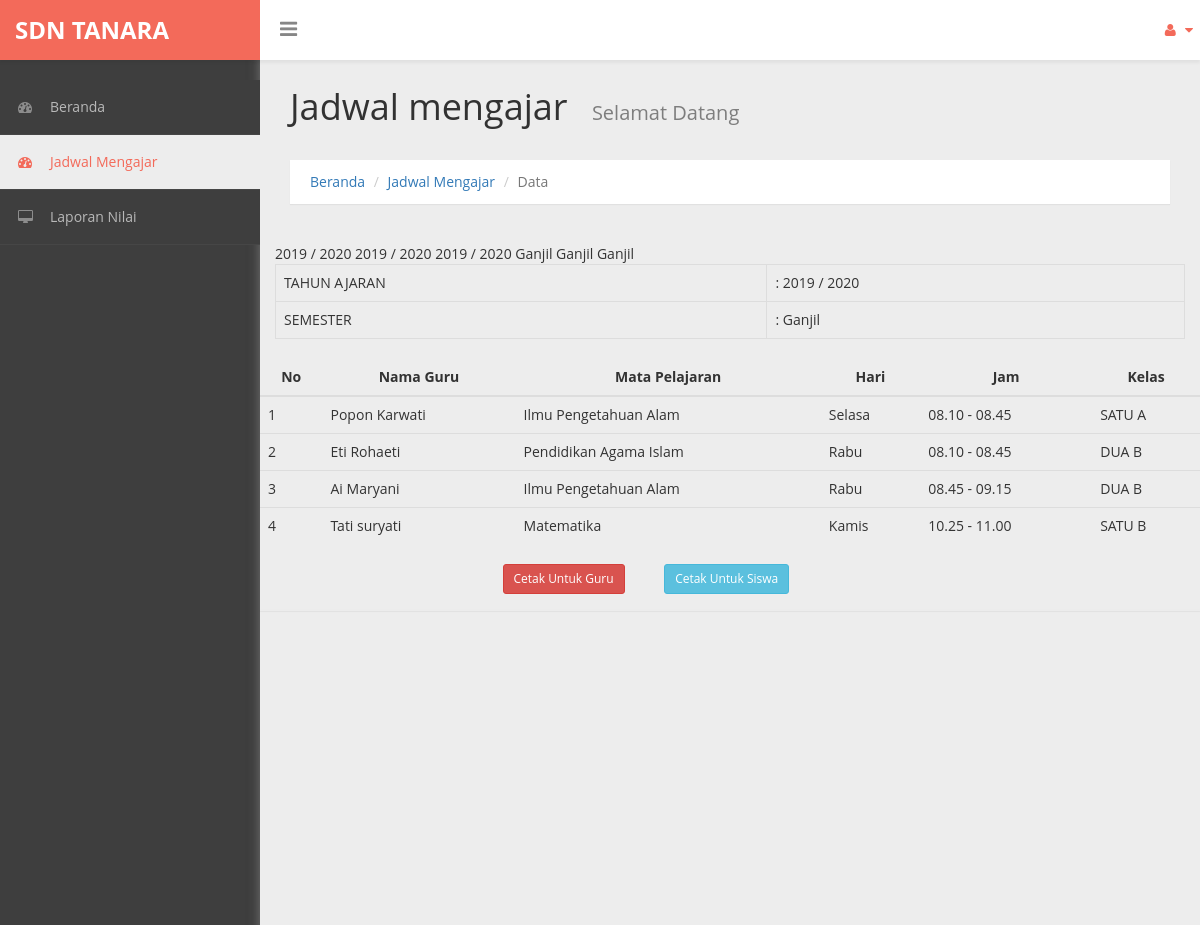
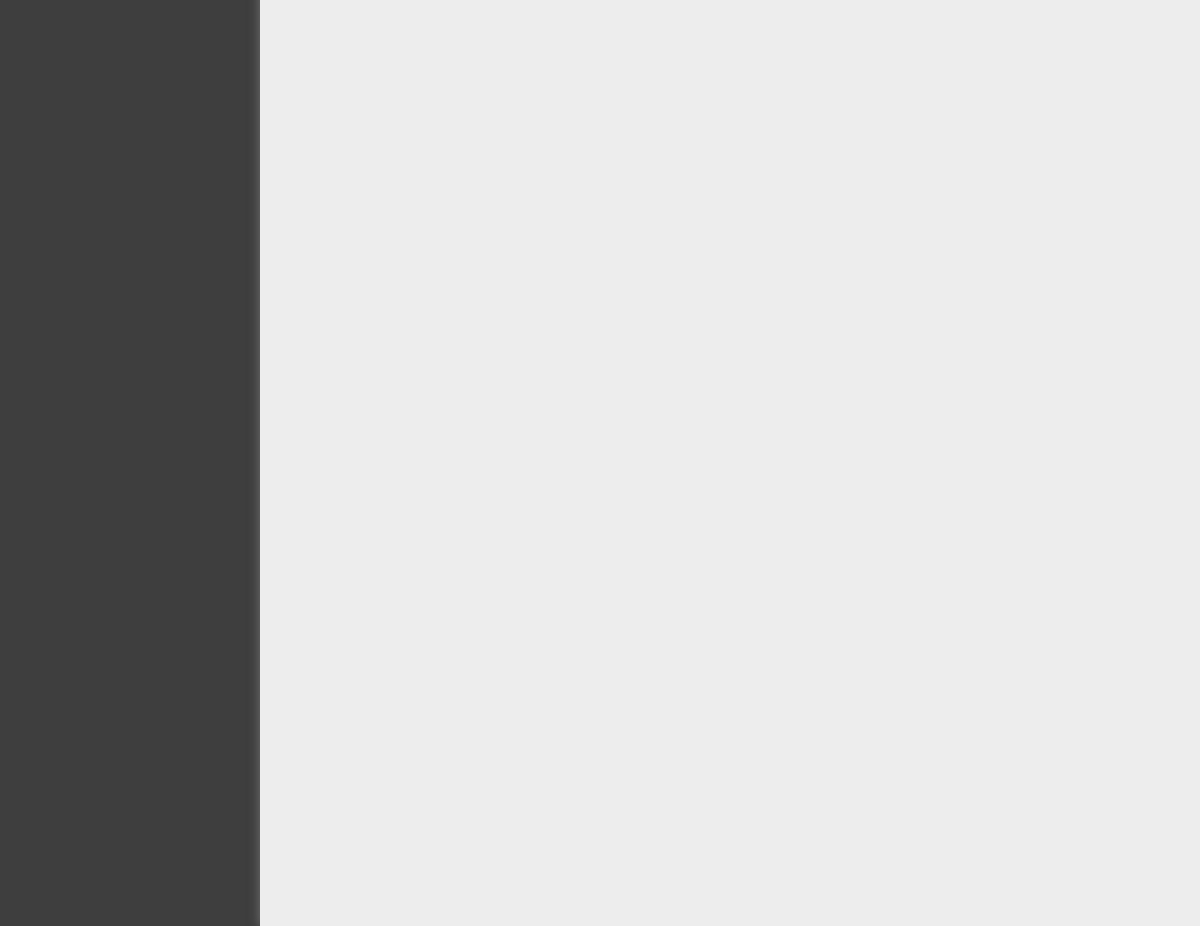
/guru/mengajar.php (signed in), run on the app's committed database (2 pictures, top to bottom).
### tables this page shows
CREATE TABLE `ruang` (
  `kd_ruang` varchar(6) NOT NULL,
  `nama_ruang` varchar(20) NOT NULL,
  `nip` varchar(32) NOT NULL,
  `thnajar` varchar(20) NOT NULL
);

CREATE TABLE `jadwal` (
  `id_jadwal` int(11) NOT NULL,
  `nip` varchar(32) NOT NULL,
  `kd_mapel` varchar(4) NOT NULL,
  `hari` varchar(20) NOT NULL,
  `jam` varchar(20) NOT NULL,
  `kd_ruang` varchar(6) NOT NULL,
  `smt` enum('Ganjil','Genap') NOT NULL
);

CREATE TABLE `guru` (
  `nip` varchar(32) NOT NULL,
  `nama_guru` varchar(30) NOT NULL,
  `tempatlhr` varchar(20) NOT NULL,
  `tgllahir` date NOT NULL,
  `alamat` text NOT NULL,
  `gender` enum('LAKI-LAKI','PEREMPUAN') NOT NULL,
  `agama` enum('ISLAM','KRISTEN','BUDHA','HINDU','KHONG HU CHU') NOT NULL,
  `nope` varchar(13) NOT NULL,
  `mapel` varchar(30) NOT NULL
);

CREATE TABLE `mapel` (
  `kd_mapel` varchar(4) NOT NULL,
  `nama_mapel` varchar(30) NOT NULL,
  `kkm` varchar(5) NOT NULL
);

### guru/mengajar.php (the view, shortened to what this page needs)
 <?php
    if ((isset($_SESSION['level'])) and $_SESSION['level'] == 'guru') {
?>
<!DOCTYPE html>
<head>
    <link href="../assets/css/bootstrap.css" rel="stylesheet" />
    <link href="../assets/css/font-awesome.css" rel="stylesheet" />
    <link href="../assets/js/morris/morris-0.4.3.min.css" rel="stylesheet" />
    <link href="../assets/css/custom-styles.css" rel="stylesheet" />
    <link rel="stylesheet" href="../assets/js/Lightweight-Chart/cssCharts.css">
</head>
<body>
    <div id="wrapper">
        <nav class="navbar navbar-default top-navbar" role="navigation">
            <div class="navbar-header">
                <a class="navbar-brand" href="index.php"><strong>SDN TANARA</strong></a>
              <div id="sideNav" href="">
                  <i class="fa fa-bars icon"></i>
               </div>
            </div>
            <ul class="nav navbar-top-links navbar-right">
                <li class="dropdown">
                    <a class="dropdown-toggle" data-toggle="dropdown" href="#" aria-expanded="false">
                        <i class="fa fa-user fa-fw"></i> <i class="fa fa-caret-down"></i>
                    </a>
                </li>
            </ul>
        </nav>
         <nav class="navbar-default navbar-side" role="navigation">
            <div class="sidebar-collapse">
                <ul class="nav" id="main-menu">
                    <li>
                        <a href="index.php"><i class="fa fa-dashboard"></i>Beranda</a>
                    </li>
                    <li>
                        <a href="mengajar.php" class="active-menu"><i class="fa fa-dashboard"></i>Jadwal Mengajar</a>
                    </li>
                    <li>
                        <a href="nilai.php"><i class="fa fa-desktop"></i>Laporan Nilai</a>
                    </li>
                </ul>
            </div>
        </nav>
        <div id="page-wrapper">
          <div class="header">
            <h1 class="page-header">
                Jadwal mengajar <small>Selamat Datang</small>
            </h1>
            <ol class="breadcrumb">
                <li><a href="index.php">Beranda</a></li>
                <li><a href="mengajar.php">Jadwal Mengajar</a></li>
                <li class="active">Data</li>
            </ol>
        </div>
        <div class="col-md-12">
            <table class="table table-bordered"><br>
                <tr>
                    <td>TAHUN AJARAN </td>
                    <td> :
                        <?php
                        include '../koneksi.php';
                            $data = mysqli_query($koneksi, "SELECT * FROM ruang");
                            while($d = mysqli_fetch_array($data)) {
                        ?>
                       <?php echo $d['thnajar']?>
                    </td>
                </tr>
                <?php } ?>
                <tr>
                    <td>SEMESTER </td>
                    <td> :
                        <?php
                        include '../koneksi.php';
                            $data = mysqli_query($koneksi, "SELECT * FROM jadwal");
                            while($d = mysqli_fetch_array($data)) {
                        ?>
                       <?php echo $d['smt']?>
                    </td>
                </tr>
                <?php } ?>
            </table>
        </div>
<div class="box box-success">
        <form action="aksi_jadwal.php" method="POST" class="form-horizontal">
            <div class="box-header with-border">
               <table class="table" id="datatables"><thead>
                <tr>
                    <th><center>No</center></th>
                    <th><center>Nama Guru</center></th>
                    <th><center>Mata Pelajaran</center></th>
                    <th><center>Hari</center></th>
                    <th><center>Jam</center></th>
                    <th><center>Kelas</center></th>
                </tr></thead>
            <tbody>
                    <?php
                    include '../koneksi.php';
                    $data=mysqli_query($koneksi,"SELECT * from jadwal
                        INNER JOIN guru ON jadwal.nip = guru.nip
                        INNER JOIN mapel ON jadwal.kd_mapel = mapel.kd_mapel
                        INNER JOIN ruang ON jadwal.kd_ruang = ruang.kd_ruang");
                    $i=0;
                    while($d=mysqli_fetch_array($data)){
                        $i++;
                    ?>
                    <tr>
                        <td><?php echo $i?></td>
                        <td><?php echo $d['nama_guru']?></td>
                        <td><?php echo $d['nama_mapel']?></td>
                        <td><?php echo $d['hari']?></td>
                        <td><?php echo $d['jam']?></td>
                        <td><?php echo $d['nama_ruang']?></td>
                    </tr>
<?php } ?>
            </tbody>
               </table>
            </div>
            <div class="form-group">
                <label class="control-label col-md-3 col-sm-3 col-xs-12" for="form-field-1">
                </label>
                <div class="col-sm-2">
                   <a class="btn btn-danger btn-sm" href="cetak_ngajar.php?id_jadwal=<?php echo $d['id_jadwal'];?>">Cetak Untuk Guru</a>
                </div>
                <div class="col-sm-2">
                    <a class="btn btn-info btn-sm" href="cetak_jadwal.php?id_jadwal=<?php echo $d['id_jadwal'];?>">Cetak Untuk Siswa</a>
                </div>
            </div>
         </form>
    </div>
    <div class="panel panel-default">
    </div>
         <div class="footer clearfix">
            <div id="page-inner">
            </div>
        </div>
</body>
</html>
<?php } else {
    header("location:../login.php?pesan=belum_login");
} ?>

### assets/css/custom-styles.css (style rules this page uses)
body { font-family: 'Open Sans', sans-serif; background: #3E3E3E; }
#wrapper { width: 100%; }
#page-wrapper { padding: 15px 15px; min-height: 600px; background: #EDEDED; }
#page-inner { width:100%; margin:10px 20px 10px 0px; background-color:transparent; padding: 15px 30px; min-height:1200px; }
h1, .h1, h2, .h2, h3, .h3 { margin-top: 7px; margin-bottom: -5px; }
.navbar-side { z-index: 0; }
.panel { border-radius:0px; }
.navbar-side .nav > li > a > i { color: #8C8C8C;padding: 8px;width: 30px;text-align: center; }
.top-navbar { position: fixed; width: 100%; z-index: 300; -webkit-box-shadow: 0 3px 3px rgba(0, 0, 0, 0.05); -moz-box-shadow: 0 3px 3px rgba(0, 0, 0, 0.05); box-shadow: 0 3px 3px rgba(0, 0, 0, 0.05); }
.navbar-side { z-index: 1; position: fixed; width: 260px; top: 80px; }
#page-wrapper { position: relative; top: 55px; box-shadow: 0 0 10px #757575; -moz-box-shadow: 0 0 10px #757575; -webkit-box-shadow: 0 0 10px #757575; }
.breadcrumb { padding: 12px 10px 12px 20px; margin-bottom: 20px; list-style: none; border-radius: 0; -webkit-box-shadow: 0 1px 1px rgba(0,0,0,.05); box-shadow: 0 1px 1px rgba(0,0,0,.05);background: #fff; }
.page-header { margin: 0;border-bottom: 1px solid transparent;text-align: left;background-color: rgb(237, 237, 237);padding: 32px 22px 32px 0;color: #323232; }
.panel-default { border-color: #ECECEC; }
.header { margin: 0 30px; }
h1.page-header small { color: #7E7E7E; margin-left: 15px; font-size: 20px; }
i.fa.fa-bars { font-size: 20px; margin: 12px 0 0; }
.top-navbar { margin:0px; }
.top-navbar .navbar-brand { color: #fff;width: 260px;text-align: left;height: 60px;font-size: 24px;font-weight: 700;line-height: 30px;background: #F36A5A; }
.top-navbar .nav > li { position: relative; display: inline-block; margin: 0px; padding: 0px; }
.top-navbar .nav > li > a { position: relative; display: block; padding: 20px;color: #FFFFFF; margin: 0px; }
.active-menu, .active-menu i { background-color: #EDEDED !important; color: #F36A5A !important; }
.active-menu i { color: #F36A5A !important; }
.sidebar-collapse , .sidebar-collapse .nav { background:none; }
.sidebar-collapse .nav { padding:0; }
.sidebar-collapse .nav > li > a { color: #B8B8B8; background:transparent; text-shadow:none; font-size: 14px; }
.sidebar-collapse > .nav > li > a { padding: 12px 10px; }
.sidebar-collapse > .nav > li { border-bottom: 1px solid rgba(107, 108, 109, 0.19); }
.navbar-side { border:none; background: #3E3E3E; }
.top-navbar { background: #FFFFFF; border-bottom:none; }
.top-navbar .nav > li > a > i { margin-right: 2px; }
.navbar-default { border:0px solid black; }
.navbar-header { background: transparent; }
.nav > li > a > i { margin-right:10px; color: rgb(243, 106, 90); }
#sideNav { float: left; left: 0; z-index: 3; color: #868686; cursor:pointer; border-radius: 0; width: 14px; font-size: 48px; line-height: 0; margin: 7px 0 0 20px; }
@media (min-width:768px) { #page-wrapper { margin: 0 0 0 260px; padding: 0; min-height: 1200px; } }
@media (min-width:768px) { .navbar-side { width: 260px; z-index: 1; } }
@media (min-width:768px) { .navbar { border-radius: 0px; } }

### data on the page
ruang: thnajar "2019 / 2020"
jadwal: smt "Ganjil", nip.nama_guru "Popon Karwati", kd_mapel.nama_mapel "Ilmu Pengetahuan Alam", hari "Selasa", jam "08.10 - 08.45", kd_ruang.nama_ruang "SATU A"
jadwal: nip.nama_guru "Eti Rohaeti", kd_mapel.nama_mapel "Pendidikan Agama Islam", hari "Rabu", jam "08.10 - 08.45", kd_ruang.nama_ruang "DUA B"
jadwal: nip.nama_guru "Ai Maryani", kd_mapel.nama_mapel "Ilmu Pengetahuan Alam", hari "Rabu", jam "08.45 - 09.15", kd_ruang.nama_ruang "DUA B"
jadwal: nip.nama_guru "Tati suryati", kd_mapel.nama_mapel "Matematika", hari "Kamis", jam "10.25 - 11.00", kd_ruang.nama_ruang "SATU B"
